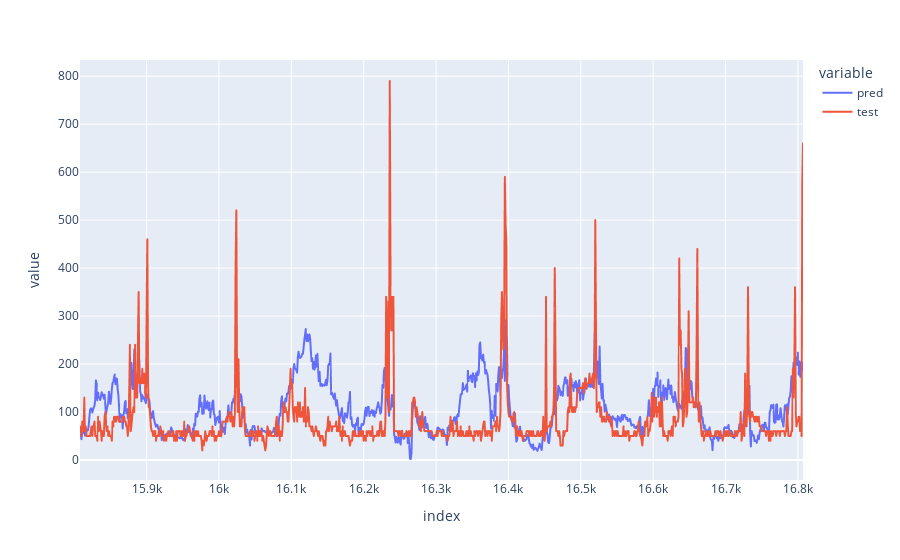

This figure's notebook cell:
### Code cell
import plotly.express as px

result_df = pd.DataFrame({'pred': pred, 'test': Y_test})

px.line(result_df, y=['pred', 'test'])

### Figure 1 — Plotly figure (JSON) as saved in the notebook; plotly's stock layout.template omitted (floating-point values rounded to 4 significant figures; data arrays with more than 128 entries replaced by an {"elided": "..."} marker saying what was removed)
{"data": [{"hovertemplate": "variable=pred<br>index=%{x}<br>value=%{y}<extra></extra>", "legendgroup": "pred", "line": {"color": "#636efa", "dash": "solid"}, "mode": "lines", "name": "pred", "showlegend": true, "type": "scattergl", "x": {"elided": "1000 int values"}, "xaxis": "x", "y": {"elided": "1000 float values"}, "yaxis": "y"}, {"hovertemplate": "variable=test<br>index=%{x}<br>value=%{y}<extra></extra>", "legendgroup": "test", "line": {"color": "#EF553B", "dash": "solid"}, "mode": "lines", "name": "test", "showlegend": true, "type": "scattergl", "x": {"elided": "1000 int values"}, "xaxis": "x", "y": {"elided": "1000 float values"}, "yaxis": "y"}], "layout": {"legend": {"title": {"text": "variable"}, "tracegroupgap": 0}, "margin": {"t": 60}, "xaxis": {"anchor": "y", "domain": [0.0, 1.0], "title": {"text": "index"}}, "yaxis": {"anchor": "x", "domain": [0.0, 1.0], "title": {"text": "value"}}}}
